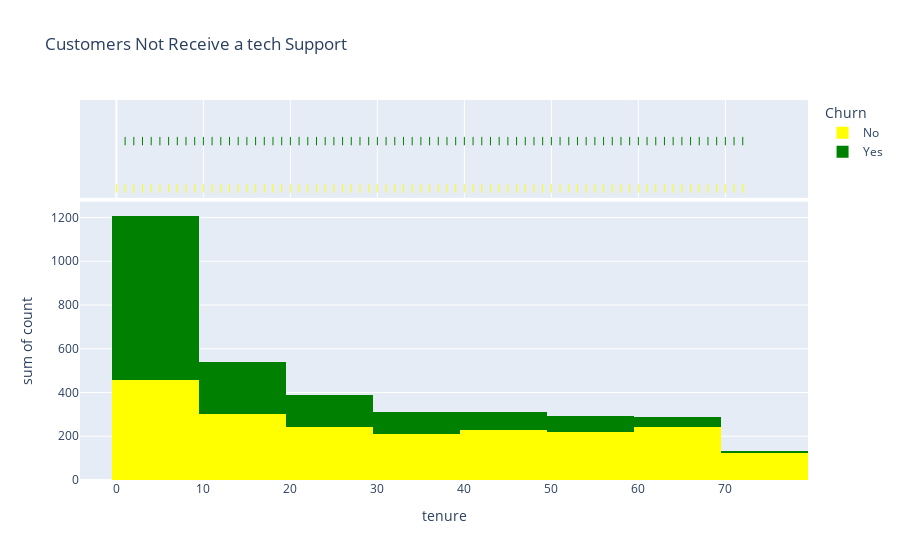

The code cell stored with this chart in its notebook:
### Markdown cell above
**Observation:**

- Customers who do not receive tech support are more likely to churn.

### Code cell
# plotting histogram for customer churning who took no tech support
fig = px.histogram(NotReceive_techSup.groupby(['tenure', 'Churn']).size().reset_index(name='count'),
                   x='tenure', y='count',color='Churn', marginal='rug', color_discrete_map={"Yes":"Green", "No":"Yellow"}, 
                   title="Customers Not Receive a tech Support")

fig.show()

### Figure 1 — Plotly figure (JSON) as saved in the notebook; plotly's stock layout.template omitted (floating-point values rounded to 4 significant figures)
{"data": [{"alignmentgroup": "True", "bingroup": "x", "histfunc": "sum", "hovertemplate": "Churn=No<br>tenure=%{x}<br>sum of count=%{y}<extra></extra>", "legendgroup": "No", "marker": {"color": "Yellow", "pattern": {"shape": ""}}, "name": "No", "offsetgroup": "No", "orientation": "v", "showlegend": true, "type": "histogram", "x": [0, 1, 2, 3, 4, 5, 6, 7, 8, 9, 10, 11, 12, 13, 14, 15, 16, 17, 18, 19, 20, 21, 22, 23, 24, 25, 26, 27, 28, 29, 30, 31, 32, 33, 34, 35, 36, 37, 38, 39, 40, 41, 42, 43, 44, 45, 46, 47, 48, 49, 50, 51, 52, 53, 54, 55, 56, 57, 58, 59, 60, 61, 62, 63, 64, 65, 66, 67, 68, 69, 70, 71, 72], "xaxis": "x", "y": [1, 106, 66, 53, 45, 33, 30, 46, 38, 38, 28, 37, 31, 35, 24, 28, 27, 30, 38, 25, 18, 24, 29, 27, 30, 16, 31, 24, 18, 26, 26, 21, 27, 20, 25, 24, 17, 19, 18, 15, 23, 25, 21, 22, 19, 22, 25, 22, 23, 26, 20, 22, 31, 14, 20, 27, 29, 17, 21, 19, 31, 20, 23, 24, 19, 26, 25, 24, 30, 20, 20, 34, 69], "yaxis": "y"}, {"alignmentgroup": "True", "boxpoints": "all", "fillcolor": "rgba(255,255,255,0)", "hoveron": "points", "hovertemplate": "Churn=No<br>tenure=%{x}<extra></extra>", "jitter": 0, "legendgroup": "No", "line": {"color": "rgba(255,255,255,0)"}, "marker": {"color": "Yellow", "symbol": "line-ns-open"}, "name": "No", "offsetgroup": "No", "showlegend": false, "type": "box", "x": [0, 1, 2, 3, 4, 5, 6, 7, 8, 9, 10, 11, 12, 13, 14, 15, 16, 17, 18, 19, 20, 21, 22, 23, 24, 25, 26, 27, 28, 29, 30, 31, 32, 33, 34, 35, 36, 37, 38, 39, 40, 41, 42, 43, 44, 45, 46, 47, 48, 49, 50, 51, 52, 53, 54, 55, 56, 57, 58, 59, 60, 61, 62, 63, 64, 65, 66, 67, 68, 69, 70, 71, 72], "xaxis": "x2", "yaxis": "y2"}, {"alignmentgroup": "True", "bingroup": "x", "histfunc": "sum", "hovertemplate": "Churn=Yes<br>tenure=%{x}<br>sum of count=%{y}<extra></extra>", "legendgroup": "Yes", "marker": {"color": "Green", "pattern": {"shape": ""}}, "name": "Yes", "offsetgroup": "Yes", "orientation": "v", "showlegend": true, "type": "histogram", "x": [1, 2, 3, 4, 5, 6, 7, 8, 9, 10, 11, 12, 13, 14, 15, 16, 17, 18, 19, 20, 21, 22, 23, 24, 25, 26, 27, 28, 29, 30, 31, 32, 33, 34, 35, 36, 37, 38, 39, 40, 41, 42, 43, 44, 45, 46, 47, 48, 49, 50, 51, 52, 53, 54, 55, 56, 57, 58, 59, 60, 61, 62, 63, 64, 65, 66, 67, 68, 69, 70, 71, 72], "xaxis": "x", "y": [308, 106, 74, 68, 48, 32, 43, 36, 38, 39, 22, 24, 33, 20, 26, 21, 22, 17, 14, 17, 13, 20, 9, 22, 19, 13, 11, 9, 14, 11, 7, 16, 10, 10, 11, 8, 12, 7, 8, 10, 8, 9, 10, 5, 3, 9, 10, 6, 12, 7, 8, 5, 10, 7, 6, 6, 8, 8, 6, 5, 4, 4, 4, 1, 6, 7, 6, 5, 3, 3, 4, 3], "yaxis": "y"}, {"alignmentgroup": "True", "boxpoints": "all", "fillcolor": "rgba(255,255,255,0)", "hoveron": "points", "hovertemplate": "Churn=Yes<br>tenure=%{x}<extra></extra>", "jitter": 0, "legendgroup": "Yes", "line": {"color": "rgba(255,255,255,0)"}, "marker": {"color": "Green", "symbol": "line-ns-open"}, "name": "Yes", "offsetgroup": "Yes", "showlegend": false, "type": "box", "x": [1, 2, 3, 4, 5, 6, 7, 8, 9, 10, 11, 12, 13, 14, 15, 16, 17, 18, 19, 20, 21, 22, 23, 24, 25, 26, 27, 28, 29, 30, 31, 32, 33, 34, 35, 36, 37, 38, 39, 40, 41, 42, 43, 44, 45, 46, 47, 48, 49, 50, 51, 52, 53, 54, 55, 56, 57, 58, 59, 60, 61, 62, 63, 64, 65, 66, 67, 68, 69, 70, 71, 72], "xaxis": "x2", "yaxis": "y2"}], "layout": {"barmode": "relative", "legend": {"title": {"text": "Churn"}, "tracegroupgap": 0}, "title": {"text": "Customers Not Receive a tech Support"}, "xaxis": {"anchor": "y", "domain": [0, 1], "title": {"text": "tenure"}}, "xaxis2": {"anchor": "y2", "domain": [0, 1], "matches": "x", "showgrid": true, "showticklabels": false}, "yaxis": {"anchor": "x", "domain": [0, 0.7326], "title": {"text": "sum of count"}}, "yaxis2": {"anchor": "x2", "domain": [0.7426, 1], "matches": "y2", "showgrid": false, "showline": false, "showticklabels": false, "ticks": ""}}}
